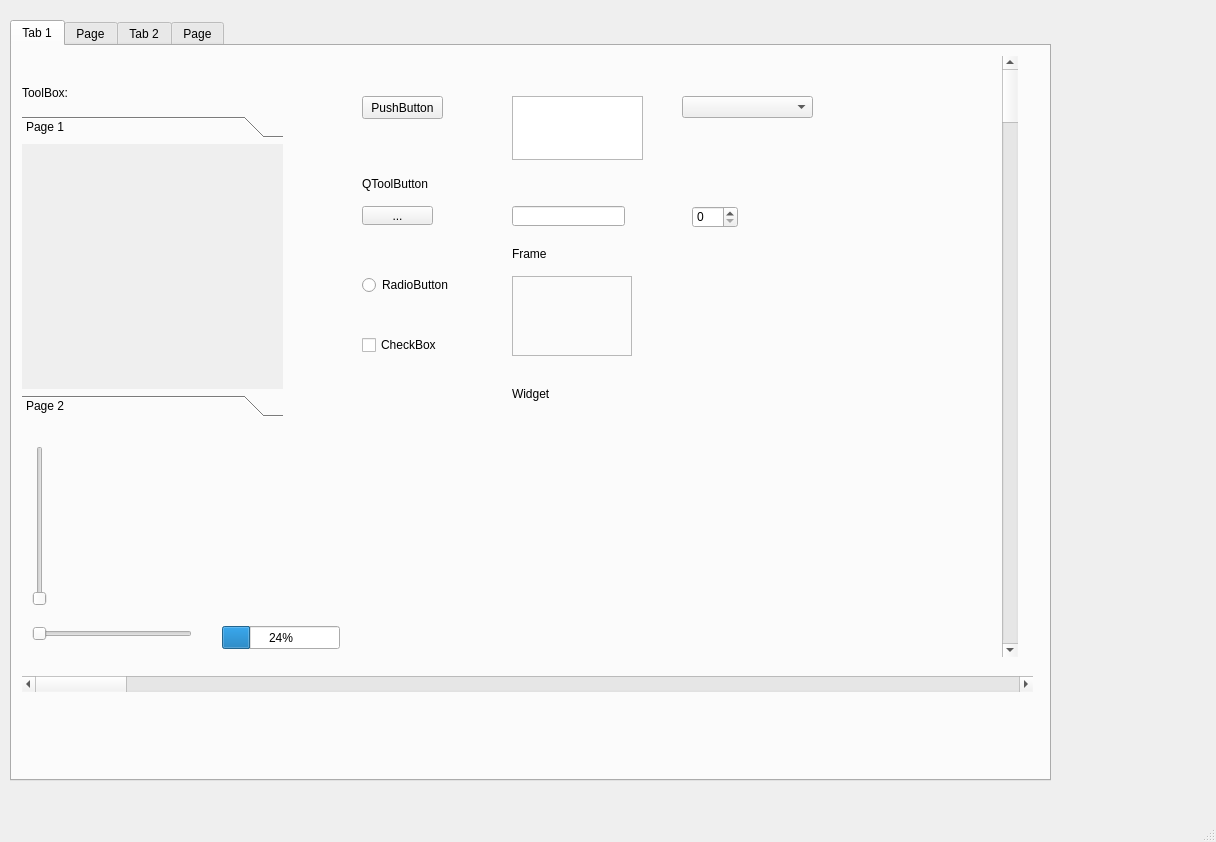
<?xml version="1.0" encoding="UTF-8"?>
<ui version="4.0">
 <class>MainWindow</class>
 <widget class="QMainWindow" name="MainWindow">
  <property name="geometry">
   <rect>
    <x>0</x>
    <y>0</y>
    <width>1216</width>
    <height>842</height>
   </rect>
  </property>
  <property name="windowTitle">
   <string>MainWindow</string>
  </property>
  <widget class="QWidget" name="centralwidget">
   <widget class="QTabWidget" name="tabWidget">
    <property name="geometry">
     <rect>
      <x>10</x>
      <y>20</y>
      <width>1041</width>
      <height>761</height>
     </rect>
    </property>
    <property name="currentIndex">
     <number>0</number>
    </property>
    <widget class="QWidget" name="tab">
     <attribute name="title">
      <string>Tab 1</string>
     </attribute>
     <widget class="QToolBox" name="toolBox">
      <property name="geometry">
       <rect>
        <x>10</x>
        <y>70</y>
        <width>261</width>
        <height>301</height>
       </rect>
      </property>
      <property name="currentIndex">
       <number>0</number>
      </property>
      <widget class="QWidget" name="page">
       <property name="geometry">
        <rect>
         <x>0</x>
         <y>0</y>
         <width>261</width>
         <height>247</height>
        </rect>
       </property>
       <attribute name="label">
        <string>Page 1</string>
       </attribute>
      </widget>
      <widget class="QWidget" name="page_2">
       <property name="geometry">
        <rect>
         <x>0</x>
         <y>0</y>
         <width>261</width>
         <height>247</height>
        </rect>
       </property>
       <attribute name="label">
        <string>Page 2</string>
       </attribute>
      </widget>
     </widget>
     <widget class="QPushButton" name="pushButton">
      <property name="geometry">
       <rect>
        <x>350</x>
        <y>50</y>
        <width>81</width>
        <height>23</height>
       </rect>
      </property>
      <property name="text">
       <string>PushButton</string>
      </property>
     </widget>
     <widget class="QRadioButton" name="radioButton">
      <property name="geometry">
       <rect>
        <x>350</x>
        <y>230</y>
        <width>121</width>
        <height>18</height>
       </rect>
      </property>
      <property name="text">
       <string>RadioButton</string>
      </property>
     </widget>
     <widget class="QLabel" name="label">
      <property name="geometry">
       <rect>
        <x>350</x>
        <y>130</y>
        <width>71</width>
        <height>16</height>
       </rect>
      </property>
      <property name="text">
       <string>QToolButton</string>
      </property>
     </widget>
     <widget class="QCheckBox" name="checkBox">
      <property name="geometry">
       <rect>
        <x>350</x>
        <y>290</y>
        <width>121</width>
        <height>18</height>
       </rect>
      </property>
      <property name="text">
       <string>CheckBox</string>
      </property>
     </widget>
     <widget class="QToolButton" name="toolButton">
      <property name="geometry">
       <rect>
        <x>350</x>
        <y>160</y>
        <width>71</width>
        <height>19</height>
       </rect>
      </property>
      <property name="text">
       <string>...</string>
      </property>
     </widget>
     <widget class="QLineEdit" name="lineEdit">
      <property name="geometry">
       <rect>
        <x>500</x>
        <y>160</y>
        <width>113</width>
        <height>20</height>
       </rect>
      </property>
     </widget>
     <widget class="QTextEdit" name="textEdit">
      <property name="geometry">
       <rect>
        <x>500</x>
        <y>50</y>
        <width>131</width>
        <height>64</height>
       </rect>
      </property>
     </widget>
     <widget class="QSpinBox" name="spinBox">
      <property name="geometry">
       <rect>
        <x>680</x>
        <y>160</y>
        <width>46</width>
        <height>22</height>
       </rect>
      </property>
     </widget>
     <widget class="QComboBox" name="comboBox">
      <property name="geometry">
       <rect>
        <x>670</x>
        <y>50</y>
        <width>131</width>
        <height>22</height>
       </rect>
      </property>
     </widget>
     <widget class="QScrollBar" name="horizontalScrollBar">
      <property name="geometry">
       <rect>
        <x>10</x>
        <y>630</y>
        <width>1011</width>
        <height>16</height>
       </rect>
      </property>
      <property name="orientation">
       <enum>Qt::Horizontal</enum>
      </property>
     </widget>
     <widget class="QScrollBar" name="verticalScrollBar">
      <property name="geometry">
       <rect>
        <x>990</x>
        <y>10</y>
        <width>16</width>
        <height>601</height>
       </rect>
      </property>
      <property name="orientation">
       <enum>Qt::Vertical</enum>
      </property>
     </widget>
     <widget class="QSlider" name="horizontalSlider">
      <property name="geometry">
       <rect>
        <x>20</x>
        <y>580</y>
        <width>160</width>
        <height>16</height>
       </rect>
      </property>
      <property name="orientation">
       <enum>Qt::Horizontal</enum>
      </property>
     </widget>
     <widget class="QSlider" name="verticalSlider">
      <property name="geometry">
       <rect>
        <x>20</x>
        <y>400</y>
        <width>16</width>
        <height>160</height>
       </rect>
      </property>
      <property name="orientation">
       <enum>Qt::Vertical</enum>
      </property>
     </widget>
     <widget class="QProgressBar" name="progressBar">
      <property name="geometry">
       <rect>
        <x>210</x>
        <y>580</y>
        <width>118</width>
        <height>23</height>
       </rect>
      </property>
      <property name="value">
       <number>24</number>
      </property>
     </widget>
     <widget class="QLabel" name="label_2">
      <property name="geometry">
       <rect>
        <x>10</x>
        <y>40</y>
        <width>46</width>
        <height>13</height>
       </rect>
      </property>
      <property name="text">
       <string>ToolBox:</string>
      </property>
     </widget>
     <widget class="QFrame" name="frame">
      <property name="geometry">
       <rect>
        <x>500</x>
        <y>230</y>
        <width>120</width>
        <height>80</height>
       </rect>
      </property>
      <property name="frameShape">
       <enum>QFrame::StyledPanel</enum>
      </property>
      <property name="frameShadow">
       <enum>QFrame::Raised</enum>
      </property>
     </widget>
     <widget class="QLabel" name="label_6">
      <property name="geometry">
       <rect>
        <x>500</x>
        <y>200</y>
        <width>71</width>
        <height>16</height>
       </rect>
      </property>
      <property name="text">
       <string>Frame</string>
      </property>
     </widget>
     <widget class="QWidget" name="widget" native="true">
      <property name="geometry">
       <rect>
        <x>500</x>
        <y>370</y>
        <width>201</width>
        <height>171</height>
       </rect>
      </property>
     </widget>
     <widget class="QLabel" name="label_7">
      <property name="geometry">
       <rect>
        <x>500</x>
        <y>340</y>
        <width>71</width>
        <height>16</height>
       </rect>
      </property>
      <property name="text">
       <string>Widget</string>
      </property>
     </widget>
    </widget>
    <widget class="QWidget" name="tab_3">
     <attribute name="title">
      <string>Page</string>
     </attribute>
     <widget class="QListView" name="listView">
      <property name="geometry">
       <rect>
        <x>10</x>
        <y>60</y>
        <width>1011</width>
        <height>661</height>
       </rect>
      </property>
     </widget>
     <widget class="QLabel" name="label_3">
      <property name="geometry">
       <rect>
        <x>10</x>
        <y>30</y>
        <width>71</width>
        <height>16</height>
       </rect>
      </property>
      <property name="text">
       <string>QListView</string>
      </property>
     </widget>
    </widget>
    <widget class="QWidget" name="tab_2">
     <attribute name="title">
      <string>Tab 2</string>
     </attribute>
     <widget class="QTreeView" name="treeView">
      <property name="geometry">
       <rect>
        <x>10</x>
        <y>40</y>
        <width>1011</width>
        <height>661</height>
       </rect>
      </property>
     </widget>
     <widget class="QLabel" name="label_4">
      <property name="geometry">
       <rect>
        <x>10</x>
        <y>10</y>
        <width>71</width>
        <height>16</height>
       </rect>
      </property>
      <property name="text">
       <string>QTreeView</string>
      </property>
     </widget>
    </widget>
    <widget class="QWidget" name="tab_4">
     <attribute name="title">
      <string>Page</string>
     </attribute>
     <widget class="QTableWidget" name="tableWidget">
      <property name="geometry">
       <rect>
        <x>10</x>
        <y>50</y>
        <width>1011</width>
        <height>661</height>
       </rect>
      </property>
     </widget>
     <widget class="QLabel" name="label_5">
      <property name="geometry">
       <rect>
        <x>10</x>
        <y>20</y>
        <width>71</width>
        <height>16</height>
       </rect>
      </property>
      <property name="text">
       <string>QTableWidget</string>
      </property>
     </widget>
    </widget>
   </widget>
  </widget>
  <widget class="QMenuBar" name="menubar">
   <property name="geometry">
    <rect>
     <x>0</x>
     <y>0</y>
     <width>1216</width>
     <height>18</height>
    </rect>
   </property>
  </widget>
  <widget class="QStatusBar" name="statusbar"/>
 </widget>
 <resources/>
 <connections/>
</ui>
